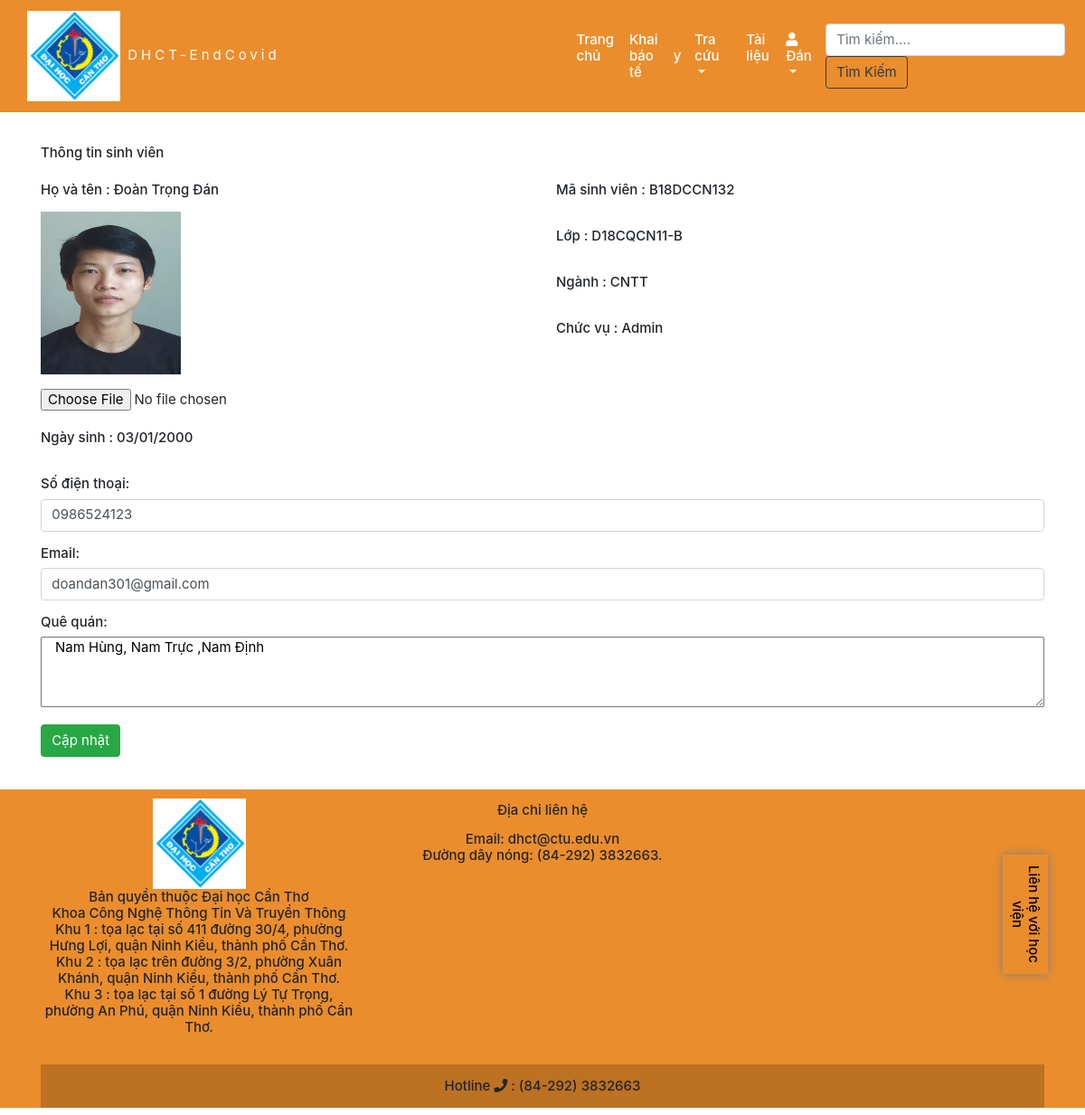
The app's page /user/xemthongtin/14 (signed in) with its own data.
### tables this page shows
CREATE TABLE `taikhoan` (
  `UserID` int(11) NOT NULL,
  `Idtaikhoan` varchar(10) NOT NULL,
  `Hovaten` varchar(100) NOT NULL,
  `Pass` varchar(100) NOT NULL,
  `SDT` varchar(100) NOT NULL,
  `Lop` varchar(100) NOT NULL,
  `Nganhhoc` varchar(100) NOT NULL,
  `Diachi` varchar(200) NOT NULL,
  `Email` varchar(200) NOT NULL,
  `Ngaysinh` varchar(200) NOT NULL,
  `role` int(11) NOT NULL,
  `avatar` varchar(100) NOT NULL
);

### system/load.php (called while the page is built, shortened)
<?php
    class load{
        public function view($filename,$data=NULL){
            include "app/view/".$filename.".php";
        }
    }
?>

### app/controller/user.php (called while the page is built, shortened)
<?php
class user extends dcontroller{
    public function xemthongtin($id){
        $taikhoan = "taikhoan";
        $khachhang = $this -> load-> model("usermodel");
        $cond = "UserID = $id";
        $data["chitiet"] = $khachhang -> Userdetail($taikhoan, $cond);
        $this -> load -> view("header");
        $this -> load -> view("user/chinhsua",$data);
        $this -> load -> view("footer");
    }
}
?>

### system/session.php (called while the page is built, shortened)
<?php
class session{
    public static function get($key){
       if(isset( $_SESSION[$key])){
           return  $_SESSION[$key];
       }else{
           return false;
       }
     }
}
?>

### system/database.php (called while the page is built, shortened)
<?php
    class database {
        public $cond;
       public function __construct(){
        $connect = 'localhost';
        $user='root';
        $database="ptitcovid";
        $pass='';
        $this->cond = new mysqli($connect,$user,$pass,$database);
        }
        public function select($sql){
            $statement =mysqli_query($this->cond,$sql);
            return $statement;
        }
    }
?>

### app/model/usermodel.php (called while the page is built, shortened)
<?php
    class usermodel extends dmodel{
          public function Userdetail($tbl_customer,$cond){
            $sql ="SELECT * FROM $tbl_customer WHERE $cond";
            return $this->db-> select($sql);
          }
    }
?>

### app/view/user/chinhsua.php (the view, shortened to what this page needs)
<div style="margin: 3% auto;" class="container">
<h3 style="margin:2% auto;"  class="display-5"> Thông tin sinh viên</h3>
<?php
foreach($chitiet as $key => $value){
?>
<form action="<?php echo BASE_URL ?>user/capnhatuser/<?php echo session::get('UserID');?>"  method="POST" enctype="multipart/form-data">
        <div class="row">
        <div class="col-sm-6">
        <p>Họ và tên : <?php echo $value['Hovaten'] ?> </p>
        <div style="margin-bottom: 4%;" class="">
           <img class="rounded-thumbnail" src="<?php echo BASE_URL ?>public/avatar/<?php echo $value['avatar']?>" width="155" height="180" alt=""> <br>
           <input style="margin-top: 3%;" type="file" name="avatar" >
         </div>
        <p>Ngày sinh : <?php echo $value['Ngaysinh'] ?></p><br>
        </div>
        <div class="col-sm-6">
        <p>Mã sinh viên : <?php echo $value['Idtaikhoan'] ?> </p><br>
        <p>Lớp : <?php echo $value['Lop'] ?></p><br>
        <p>Ngành : <?php echo $value['Nganhhoc'] ?></p><br>
        <p>Chức vụ : <?php
        if(session::get("role")==1){
            echo"Admin";
        }else{
            echo "Sinh viên";
        }
        ?></p><br>
        </div>
        </div>
          <div class="form-group">
            <label for="uname">Số điện thoại:</label>
            <input type="text" value="<?php echo $value['SDT'] ?>" class="form-control"  placeholder="Nhập số điện thoại..." name="phone" required>
             </div>
          <div class="form-group">
            <label for="uname">Email:</label>
            <input type="text" value="<?php echo $value['Email'] ?>" class="form-control"  placeholder="Nhập email liên hệ..." name="email" required>
             </div>
          <div class="form-group">
            <label for="uname">Quê quán:</label>
            <textarea class="col-12"  name="diachi" id="" rows="4"><?php echo $value['Diachi'] ?>
            </textarea>
            </div>
          <button type="" name="them" class="btn btn-success">Cập nhật</button>
        </form>
        <?php
         }
        ?>
</div>

### style.css (style rules this page uses)
* { font-size: 15px !important; text-decoration: none !important; }
p,a,h4,h5 { text-align: justify!important; }

### records on screen
taikhoan: Hovaten "Đoàn Trọng Đán", avatar (picture), Ngaysinh "03/01/2000", Idtaikhoan "B18DCCN132", Lop "D18CQCN11-B", Nganhhoc "CNTT", phone "0986524123", email "doandan301@gmail.com", diachi "Nam Hùng, Nam Trực ,Nam Định"

### other values on screen
end($ten) "Đán"
